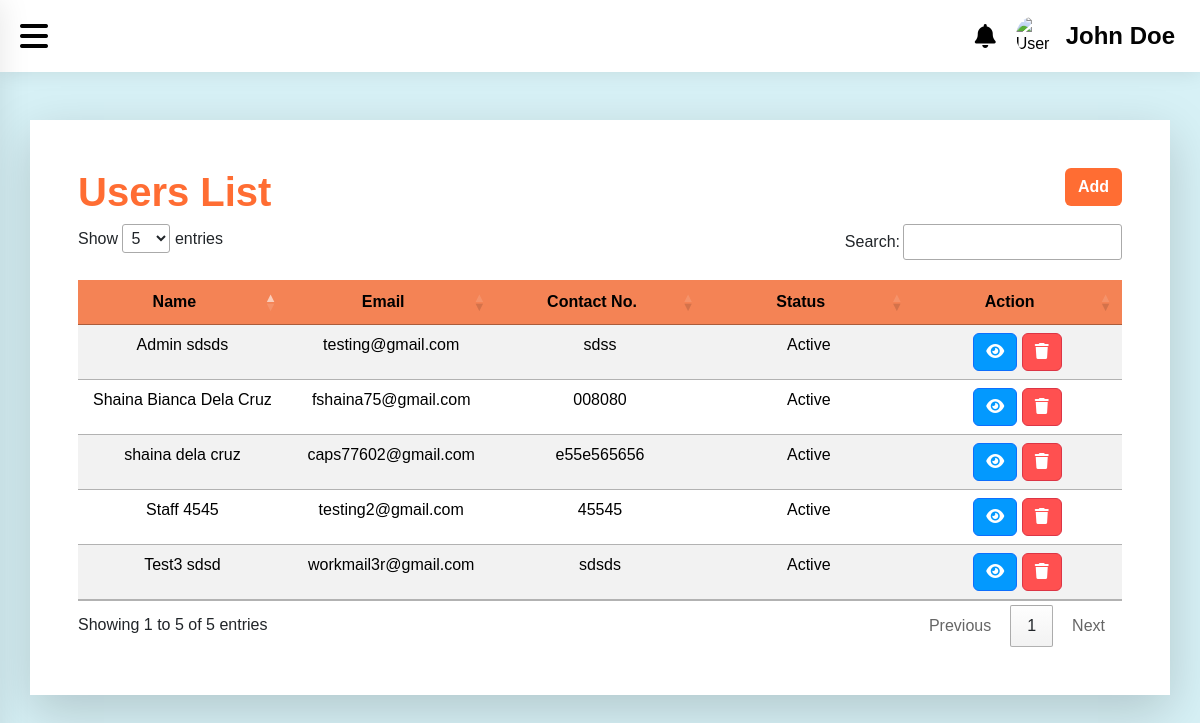
Page /clinic/clinic/users.php on the committed database.
### tables this page shows
CREATE TABLE `user` (
  `id` int(11) NOT NULL,
  `first_name` varchar(128) NOT NULL,
  `last_name` varchar(128) NOT NULL,
  `email` varchar(255) NOT NULL,
  `password` varchar(255) NOT NULL,
  `phone` varchar(20) DEFAULT NULL,
  `user_type` varchar(255) DEFAULT '',
  `status` tinyint(1) DEFAULT NULL,
  `reset_token_hash` varchar(64) DEFAULT NULL,
  `reset_token_expires_at` datetime DEFAULT NULL
);

### clinic/config/function.php (called while the page is built, shortened)
<?php
require 'dbcon.php';
function validate($inputData){
    global $conn;
    $validatedData = mysqli_real_escape_string($conn,$inputData);
    return trim($validatedData);
}
function getAll($tableName)
{
    global $conn;
    $table = validate($tableName);
    $query = "SELECT * FROM $table";
    $result = mysqli_query($conn,$query);
    return $result;
}
?>

### clinic/clinic/users.php (the view, shortened to what this page needs)
<?php include('includes/header-pagination.php');
$users = getAll('user');
?>
<?php include('includes/navbar.php');?>
<body style="background-color: #D7F1F6;">
    <div class="container-xl shadow-lg bg-white p-5 justify-content-center mt-5 mb-5" id="cons">
        <button class="btn float-end" id="button"><a href="users-create.php" style="text-decoration:none; color:white">Add</a></button>
        <h1 class="fw-bold" style="color: #FF6D33;">Users List</h1>
        <table id="example" class="table table-striped" style="width:100%">
            <thead style="width: max-content;">
                <tr>
                    <th>Name</th>
                    <th>Email</th>
                    <th>Contact No.</th>
                    <th>Status</th>
                    <th>Action</th>
                </tr>
            </thead>
            <tbody style="text-align: center;">
                <?php
                if ($users && mysqli_num_rows($users) > 0) {
                    while ($row = mysqli_fetch_assoc($users)) {
                        $fullName = $row['first_name'] . ' ' . $row['last_name'];
                ?>
                <tr>
                    <td><?= $fullName ?></td>
                    <td><?= $row['email'] ?></td>
                    <td><?= $row['phone'] ?></td>
                    <td><?=$row['status'] == 0 ?'Active':'Deactivated';?></td>
                    <td>
                        <a href="users-edit.php?id=<?= $row['id'] ?>" class="btn btn-primary" style="background-color: #0399FE;">
                            <i class="fa-solid fa-eye"></i>
                        </a>
                        <a href="code.php?id=<?= $row['id'] ?>" class="btn btn-danger" style="background-color: #FF5050;" onclick="return confirm('Are you sure you want to delete this data?')">
                            <i class="fa-solid fa-trash"></i>
                        </a>
                    </td>
                </tr>
                <?php
                    }
                } else {
                    echo '<tr><td colspan="6">No users found</td></tr>';
                }
                ?>
            </tbody>
        </table>
    </div>
</body>
</html>

### clinic/clinic/includes/header-pagination.php (shortened to what this page needs)
<?php
require '../config/function.php';
?>
<!DOCTYPE html>
<html>
<head>
    <link href="https://cdn.jsdelivr.net/npm/bootstrap@5.3.2/dist/css/bootstrap.min.css" rel="stylesheet">
    <link rel="stylesheet" href="assets/css/style.css">
    <link rel="stylesheet" href="https://cdnjs.cloudflare.com/ajax/libs/font-awesome/6.0.0/css/all.min.css">
    <link rel="stylesheet" href="https:/cdn.datatables.net/1.13.7/css/jquery.dataTables.min.css" />
    <link rel="stylesheet" href="https://cdnjs.cloudflare.com/ajax/libs/font-awesome/6.0.0/css/all.min.css">
<link rel='stylesheet' href='https://cdnjs.cloudflare.com/ajax/libs/font-awesome/4.6.3/css/font-awesome.min.css'>
</head>

### clinic/clinic/includes/navbar.php (shortened to what this page needs)
<div id="header-container">
        <div id="content-header">
            <div id="navbar-toggle" onclick="toggleNavbar(event)">
                <i class="fas fa-bars fa-2x"></i>
            </div>
            <div id="profile-section">
                <div id="notification-icon">
                    <i class="fas fa-bell"></i>
                </div>
                <img id="user-image" src="path/to/user-image.jpg" alt="User Image">
                <div id="user-name">John Doe</div>
            </div>
        </div>
    </div>

### clinic/clinic/assets/css/style.css (style rules this page uses)
body { background: #D7F1F6; padding: 0%; margin: 0; font-family: Arial, sans-serif; }
.dataTables_wrapper .sorting:before, .dataTables_wrapper .sorting_asc:before, .dataTables_wrapper .sorting_desc:before { color: #ffffff !important; }
table.dataTable thead .sorting_asc::after, table.dataTable thead .sorting_desc::after { color: white; }
#content-header { margin: 0; background-color: #ffffff; display: flex; justify-content: space-between; align-items: center; padding: 5px; box-shadow: 0 0 20px rgba(0, 0, 0, 0.1); color: #030303; }
#profile-section { display: flex; align-items: center; margin-right: 20px; }
#notification-icon { display: flex; margin-right: 20px; color: #010101; font-size: 1.5rem; cursor: pointer; }
#user-image { width: 40px; height: 40px; border-radius: 50%; margin-right: 10px; }
#user-name { font-size: 1.5rem; font-weight: 700; }
#navbar-toggle { display: flex; cursor: pointer; padding: 15px; width: 30px; }
#button { background-color: #FF6D33; color: #fff; font-weight: 700; }
#example th { background-color: #FF5D1CB2; text-align: center; table-layout: auto; }
@media only screen and (min-width: 768px) { .table { table-layout: fixed; max-width: 100% !important; } }
thead { background: #ddd; }
.table td:nth-child(2) { overflow: hidden; text-overflow: ellipsis; }

### rows in the picture
user: fullName "Admin sdsds", email "testing@gmail.com", phone "sdss", status "Active"
user: fullName "Staff 4545", email "testing2@gmail.com", phone "45545", status "Active"
user: fullName "Test3 sdsd", email "workmail3r@gmail.com", phone "sdsds", status "Active"
user: fullName "shaina dela cruz", email "caps77602@gmail.com", phone "e55e565656", status "Active"
user: fullName "Shaina Bianca Dela Cruz", email "fshaina75@gmail.com", phone "008080", status "Active"
